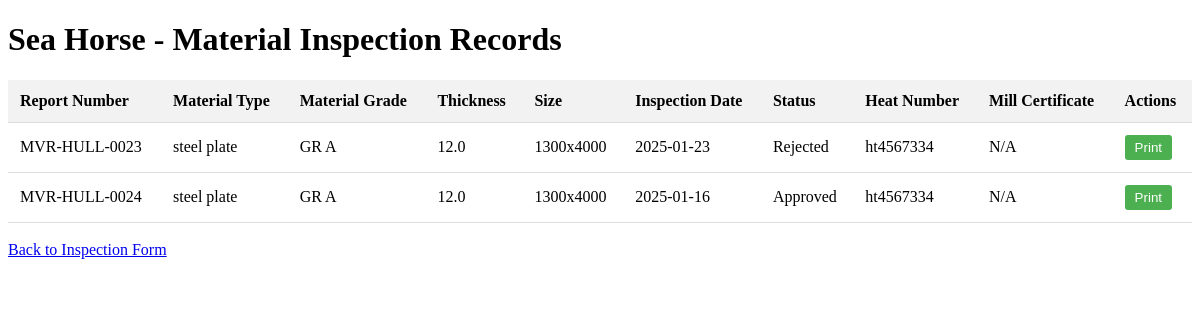
Page /records on the committed database.
### app.py (models this page shows)
class MaterialInspection(db.Model):
    id = db.Column(db.Integer, primary_key=True)
    report_number = db.Column(db.String(50), nullable=False)
    material_type = db.Column(db.String(100), nullable=False)
    material_grade = db.Column(db.String(50), nullable=False)
    thickness = db.Column(db.Float, nullable=False)
    size = db.Column(db.String(50), nullable=False)
    inspection_date = db.Column(db.Date, nullable=False)
    inspection_status = db.Column(db.String(20), nullable=False)
    heat_number = db.Column(db.String(50), nullable=False)
    material_count = db.Column(db.Integer, nullable=False)
    mill_cert_attachment = db.Column(db.String(200))

### app.py (the view)
@app.route('/records')
def view_records():
    try:
        records = MaterialInspection.query.order_by(MaterialInspection.inspection_date.desc()).all()
        logger.debug(f"Found {len(records)} records")
        return render_template('records.html', records=records)
    except Exception as e:
        logger.error(f"Error loading records: {str(e)}")
        return f"Error loading records: {str(e)}", 500

### templates/records.html (shortened to what this page needs)
<!DOCTYPE html>
<html>
<head>
</head>
<body>
    <h1>Sea Horse - Material Inspection Records</h1>
    <table>
        <thead>
            <tr>
                <th>Report Number</th>
                <th>Material Type</th>
                <th>Material Grade</th>
                <th>Thickness</th>
                <th>Size</th>
                <th>Inspection Date</th>
                <th>Status</th>
                <th>Heat Number</th>
                <th>Mill Certificate</th>
                <th>Actions</th>
            </tr>
        </thead>
        <tbody>
            {% for record in records %}
            <tr>
                <td>{{ record.report_number }}</td>
                <td>{{ record.material_type }}</td>
                <td>{{ record.material_grade }}</td>
                <td>{{ record.thickness }}</td>
                <td>{{ record.size }}</td>
                <td>{{ record.inspection_date.strftime('%Y-%m-%d') }}</td>
                <td>{{ record.inspection_status }}</td>
                <td>{{ record.heat_number }}</td>
                <td>
                    {% if record.mill_cert_attachment %}
                        <a href="/uploads/{{ record.mill_cert_attachment }}" target="_blank">View</a>
                    {% else %}
                        N/A
                    {% endif %}
                </td>
                <td>
                    <a href="/print/{{ record.report_number }}" target="_blank" style="text-decoration: none;">
                        <button style="padding: 5px 10px; background-color: #4CAF50; color: white; border: none; border-radius: 3px; cursor: pointer;">
                            Print
                        </button>
                    </a>
                </td>
            </tr>
            {% endfor %}
        </tbody>
    </table>
    <br>
    <a href="/">Back to Inspection Form</a>
</body>
</html>

### templates/records.html (style rules this page uses)
table { width: 100%; border-collapse: collapse; margin-top: 20px; }
th, td { padding: 12px; text-align: left; border-bottom: 1px solid #ddd; }
th { background-color: #f2f2f2; }

### rows in the picture
MaterialInspection: report_number "MVR-HULL-0023", material_type "steel plate", material_grade "GR A", thickness "12.0", size "1300x4000", inspection_date "2025-01-23", inspection_status "Rejected", heat_number "ht4567334", shows "N/A"
MaterialInspection: report_number "MVR-HULL-0024", material_type "steel plate", material_grade "GR A", thickness "12.0", size "1300x4000", inspection_date "2025-01-16", inspection_status "Approved", heat_number "ht4567334", shows "N/A"
